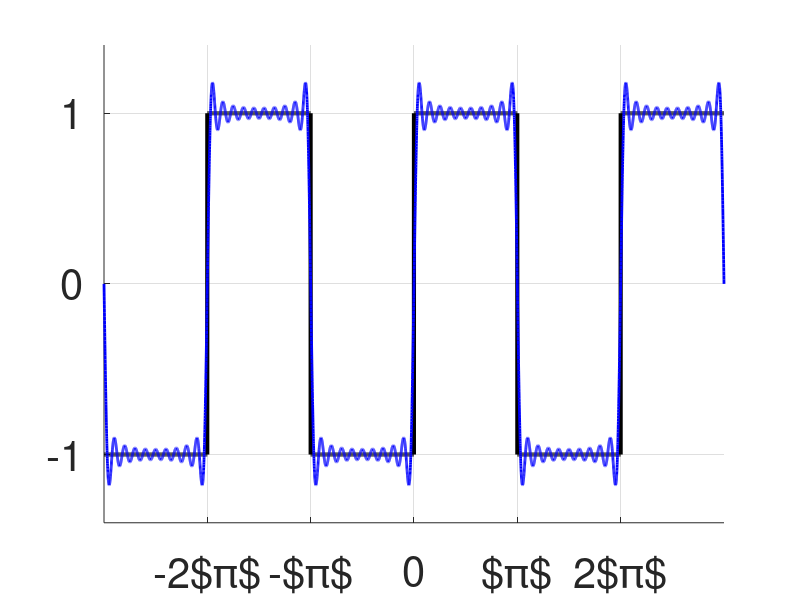

This chart was generated by the following MATLAB code:
x = linspace(-3*pi, 3*pi, 10000);
y=ones(1,10000);
for i=1:9999
	y(i) = rem ((-1)^(floor(i*6/10000)+1), 2);
endfor

yAprox = zeros(1, 10000);
for i=1:10
yAprox += 4/pi * sin((2*i-1)*x)/(2*i-1);
endfor

figure
hold on
axis([-3*pi, 3*pi, -1.4, 1.4])
set(gca,'XTick',[-2*pi, -pi, 0 , pi, 2*pi])
set(gca,'XTicklabel', {'-2$\pi$ ' '-$\pi$' '0'  '$\pi$' '2$\pi$'} )
set(gca, 'fontsize', 30)
set(gca,'YTick',[-1, 0, 1])
grid
plot(x,y, 'linewidth', 3, 'color', 'black', x,yAprox, 'linewidth', 2, 'color', 'blue');
print('CuadradaAproximaciones10.tex','-dtex');
